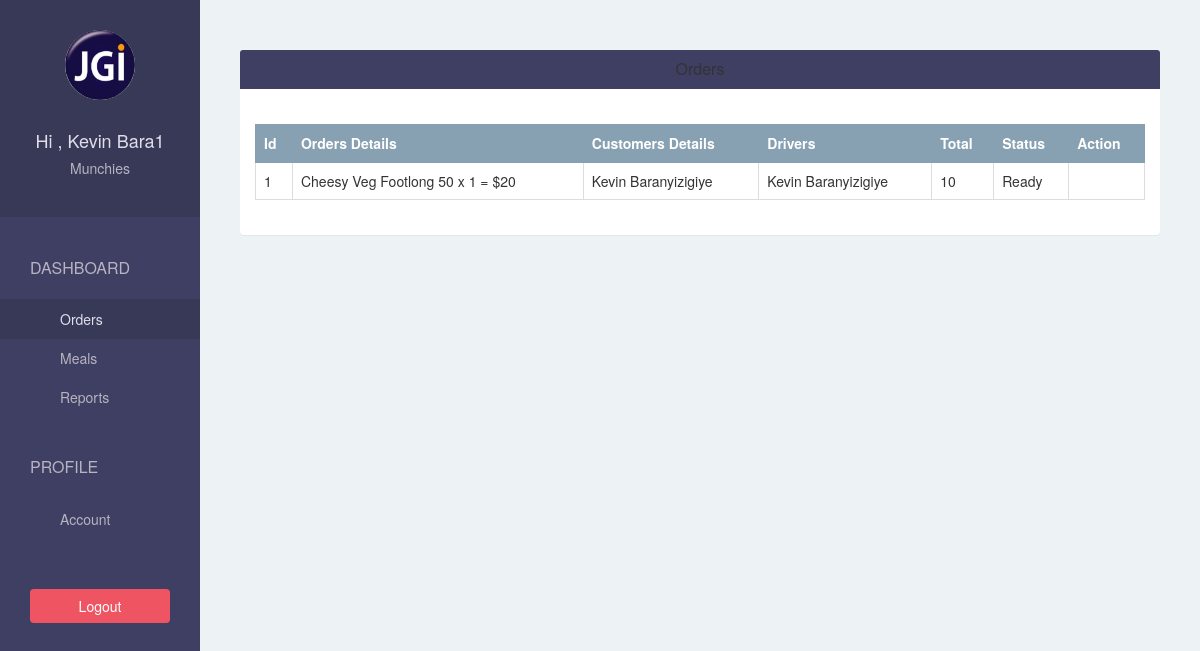
Before: /restaurant/order/ (signed in) with the older database file.
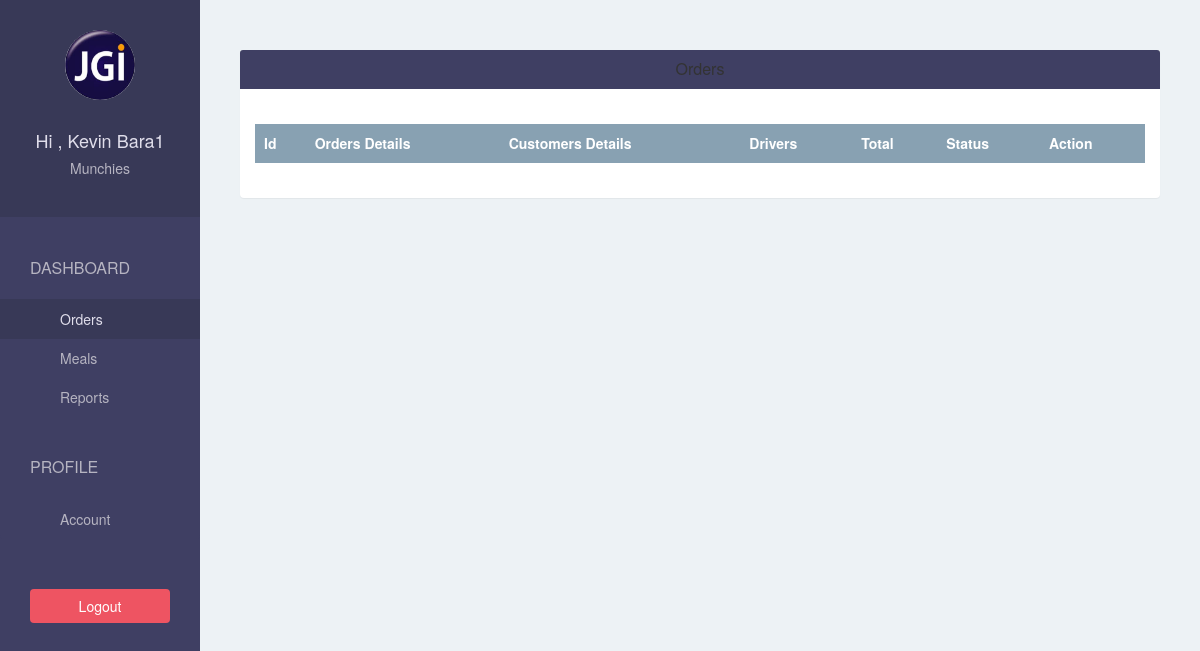
After: the same page with the newer database file.
### foodtaskerapp/models.py (models this page shows, shortened)
class Order(models.Model):
    COOKING = 1
    READY = 2
    ONTHEWAY = 3
    DELIVERED = 4
    STATUS_CHOICES = (
        (COOKING ,"Cooking"),
        (READY,"Ready"),
        (ONTHEWAY,"On the way"),
        (DELIVERED, "Delivered"),
        )
    customer = models.ForeignKey(Customer)
    restaurant = models.ForeignKey(Restaurant)
    driver = models.ForeignKey(Driver,blank = True, null = True)
    address = models.CharField(max_length= 500)
    total = models.IntegerField()
    status = models.IntegerField(choices = STATUS_CHOICES)
    created_at = models.DateTimeField(default = timezone.now)
    picked_at = models.DateTimeField(blank = True, null = True)

class OrderDetails(models.Model):
    order = models.ForeignKey(Order, related_name='order_details')
    meal = models.ForeignKey(Meal)
    quantity = models.IntegerField()
    sub_total = models.IntegerField()

class Meal(models.Model):
    restaurant = models.ForeignKey(Restaurant)
    name = models.CharField(max_length=500)
    short_description = models.CharField(max_length = 500)
    image = models.ImageField(upload_to='meal_images/',blank= False)
    price = models.IntegerField(default = 0)

class Customer(models.Model):
    user = models.OneToOneField(User, on_delete = models.CASCADE , related_name = 'customer')
    avatar = models.CharField(max_length= 500)
    phone = models.CharField(max_length= 500)
    address = models.CharField(max_length= 500)
    def __str__(self):
        return self.user.get_full_name()      #django function used to pull the fullname

class Driver(models.Model):
    user = models.OneToOneField(User, on_delete = models.CASCADE , related_name = 'driver')
    avatar = models.CharField(max_length= 500)
    phone = models.CharField(max_length= 500)
    address = models.CharField(max_length= 500)
    def __str__(self):
        return self.user.get_full_name()

### foodtaskerapp/views.py (the view)
# urls.py: url(r'^restaurant/order/$', views.restaurant_order , name = 'restaurant-order'),
@login_required(login_url = '/restaurant/sign-in/')  #if not logged in redirect to sign-in page
def restaurant_order(request):
    if request.method == "POST":
        order = Order.objects.get(id = request.POST["id"], restaurant = request.user.restaurant)
        if order.status == Order.COOKING:
            order.status = Order.READY
            order.save()
    orders = Order.objects.filter(restaurant = request.user.restaurant).order_by("-id")
    return render(request, 'restaurant/order.html',{"orders": orders})

### foodtaskerapp/templates/restaurant/order.html (shortened to what this page needs)
{% extends 'restaurant/base.html' %}
{% block page %}
<div class="panel">
    <div class="panel-heading bg-blue">
      <h4 class="panel-title text-center text white">Orders</h4>
    </div>
    <div class="panel-body">
      <br/>
    <table class="table table-bordered table-hover table striped">
      <thead>
        <tr class="bg-gray text-white">
          <th>Id</th>
          <th>Orders Details</th>
          <th>Customers Details</th>
          <th>Drivers</th>
          <th>Total</th>
          <th>Status</th>
          <th>Action</th>
        </tr>
      </thead>
      <tbody>
            {% for order in orders %}
                <tr>
                    <td scope ="raw">{{ order.id}}</td>
                    <td>
                      {% for od in order.order_details.all %}
                        {{ od.meal.name }} {{ od.meal.price }} x {{ od.quantity }} = ${{ od.sub_total }}
                      {% endfor %}
                    </td>
                    <td>{{ order.customer }}</td>
                    <td>{{ order.driver }}</td>
                    <td>{{ order.total }}</td>
                    <td>{{ order.get_status_display }}</td>
                    <td>
                    </td>
                </tr>
            {% endfor %}
     </tbody>
    </table>
  </div>
</div>
{% endblock %}

Changed rows visible on the page:
removed Order: id "1", customer "Kevin Baranyizigiye", driver "Kevin Baranyizigiye", total "10", status "Ready"
removed OrderDetails: meal.name "Cheesy Veg Footlong", meal.price "50", quantity "1", sub_total "20"
